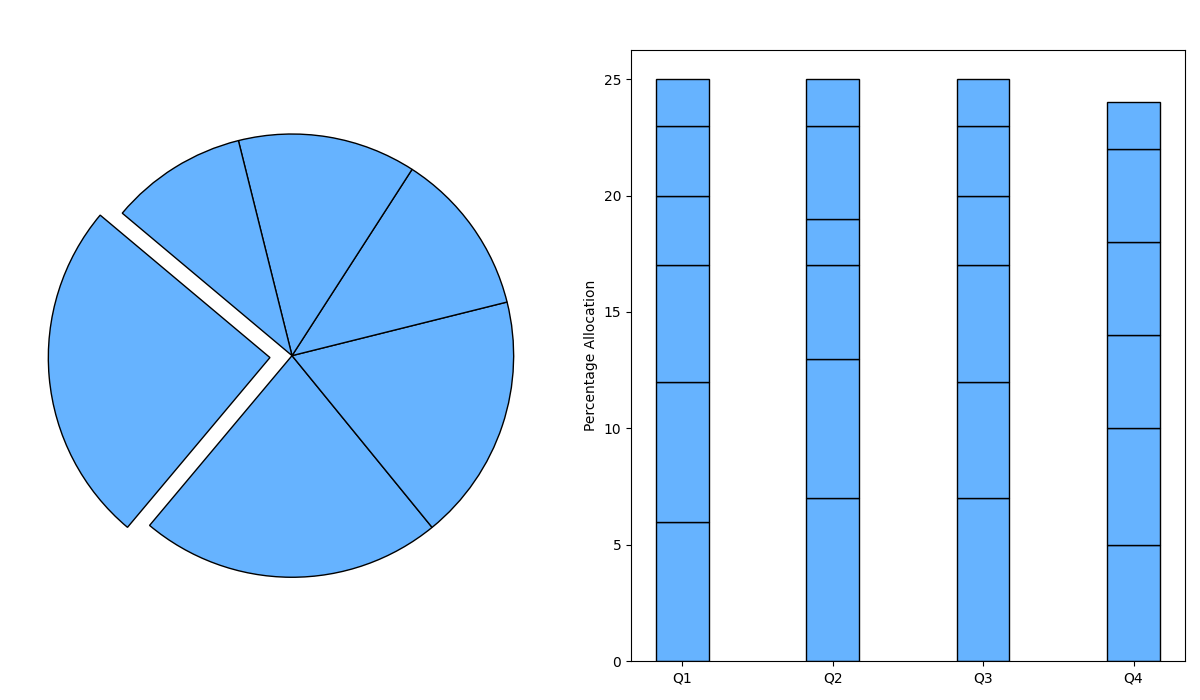

This figure's Python source:
import matplotlib.pyplot as plt
import numpy as np

sectors = [
    'Research & Development', 
    'Marketing & Sales', 
    'Operations & Maintenance', 
    'Employee Welfare', 
    'Infrastructure', 
    'Corporate Social Responsibility'
]

allocations = [25, 22, 18, 12, 13, 10]

single_color = '#66b3ff'

plt.figure(figsize=(12, 7))

# Subplot 1: Pie Chart
ax1 = plt.subplot(121)
ax1.pie(
    allocations, 
    colors=[single_color]*len(sectors),  
    startangle=140,
    explode=(0.1, 0, 0, 0, 0, 0),
    wedgeprops={'edgecolor': 'black'}
)

# Subplot 2: Bar Chart
quarters = ['Q1', 'Q2', 'Q3', 'Q4']

quarter_allocations = [
    [6, 6, 5, 3, 3, 2],  
    [7, 6, 4, 2, 4, 2],  
    [7, 5, 5, 3, 3, 2],  
    [5, 5, 4, 4, 4, 2]   
]
quarter_allocations = np.array(quarter_allocations).T

ax2 = plt.subplot(122)
bar_width = 0.35
ind = np.arange(len(quarters))

bottom = np.zeros(len(quarters))
for i, allocation in enumerate(quarter_allocations):
    ax2.bar(
        ind, 
        allocation, 
        bar_width, 
        bottom=bottom, 
        color=single_color,  
        edgecolor='black'
    )
    bottom += allocation

ax2.set_xticks(ind)
ax2.set_xticklabels(quarters)
ax2.set_ylabel('Percentage Allocation')

plt.tight_layout(rect=[0, 0, 1, 0.95])
plt.show()
